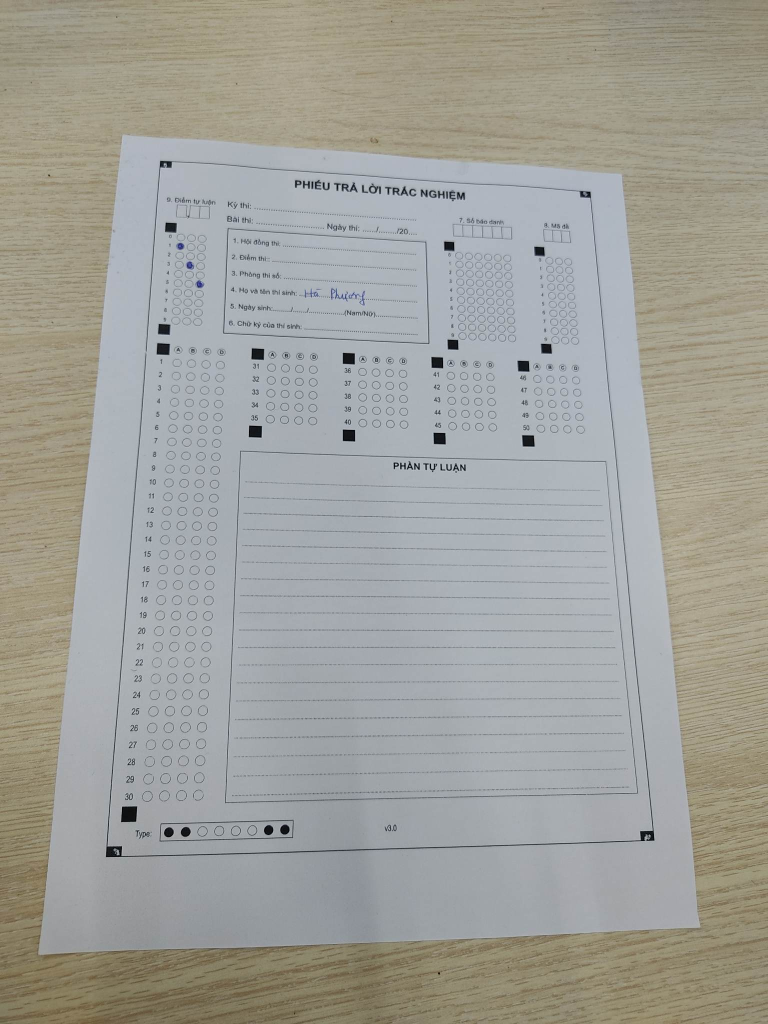
#> input picture test1.jpg, 1536 x 2048 px (shown at 1/2 size)
$ python -i document_scan.py   (imports and definitions only)
#> lines starting #> are read from the running program, lines starting #| are printed output that depends on the picture; after the words box and inside, x2 and y2 are one past the last pixel; in counts of white or black regions, pixels touching at a corner belong together
import numpy as np
import cv2 as cv
import matplotlib.pyplot as plt


# [82 lines left out: functions convertScale, auto_brightness_contranst, plotImage, Line, calDistanceP2L, calDistanceP2P and 1 more, not called in this run]


def sortPoint(point):
    return point[0] + point[1]


# [8 lines left out: function calCos, not called in this run]


def calcAvgSectionColor(point, image):
    avg = 0
    count = 0
    x, y = point
    for i in range(-1, 1):
        for j in range(-1, 1):
            count += 1
            avg = image[y+j][x+i]
    avg /= count
    return avg


def checkAvgColorLine(line, image):
    x1, y1, x2, y2 = line[0]
    avg = 0
    count = 0
    dimensional = np.abs(x1-x2) - np.abs(y1-y2)
    if dimensional > 0 or np.abs(y1-y2) == 0:
        x_min, x_max = sorted([x1, x2])
        for i in range(x_max-x_min-1):
            count += 1
            x = x_min + i
            y = int(((x-x1)*(y2-y1))/(x2-x1) + y1)
            avg += calcAvgSectionColor([x, y], image)
    else:
        y_min, y_max = sorted([y1, y2])
        for i in range(y_max - y_min - 1):
            count += 1
            y = y_min + i
            x = int(((y-y1)*(x2-x1))/(y2-y1) + x1)
            avg += calcAvgSectionColor([x, y], image)
    if count == 0:
        return 255
    avg /= count
    return avg


def drawHoughLine(imgSrc, imgDst, imgGray, minLineLenght, maxLineGap, getLines):
    lines = cv.HoughLinesP(imgSrc, 5, np.pi/180, 127,
                           minLineLength=minLineLenght, maxLineGap=maxLineGap)
    resLines = []
    if lines is None:
        return imgDst, resLines
    if getLines:
        for line in lines:
            x1, y1, x2, y2 = line[0]
            avgColor = checkAvgColorLine(line, imgGray)
            if avgColor <= 75:
                cv.line(imgDst, (x1, y1), (x2, y2), 255, 3)
                resLines.append(line)
    else:
        for line in lines:
            x1, y1, x2, y2 = line[0]
            avgColor = checkAvgColorLine(line, imgGray)
            if avgColor <= 75:
                cv.line(imgDst, (x1, y1), (x2, y2), 255, 3)
    return imgDst, resLines


def getLines(imgSrc, imgGray, minLineLenght, maxLineGap):
    lines = cv.HoughLinesP(imgSrc, 5, np.pi/180, 127,
                           minLineLength=minLineLenght, maxLineGap=maxLineGap)
    res_Line = []
    for line in lines:
        avgColor = checkAvgColorLine(line, imgGray)
        if avgColor <= 100:
            res_Line.append(line)
    return res_Line


def drawEdges(imgSrc, imgDst, imgGray, minLineLenght, maxLineGap, getLines=False):
    apertureSizes = [3, 5]
    resLines = []
    for size in apertureSizes:
        edges = cv.Canny(imgSrc, 30, 100, apertureSize=size)
        imgDst, lines = drawHoughLine(edges, imgDst, imgGray,
                                      minLineLenght, maxLineGap, getLines)
        if getLines:
            for line in lines:
                resLines.append(line)
    return imgDst, resLines


def getHoughLine(image):
    image = cv.cvtColor(image, cv.COLOR_RGB2GRAY)
    res = np.zeros_like(image, np.uint8)
    blurred = cv.GaussianBlur(image, (7, 7), 0)
    blurred = cv.bilateralFilter(blurred, 9, 7, 37)
    res, _ = drawEdges(blurred, res, image, 175, 5, False)
#> the loop in drawEdges, `for size in apertureSizes:` made 2 passes
#> pass 1, in drawEdges, `edges = cv.Canny(imgSrc, 30, 100, apertureSize=size)`:
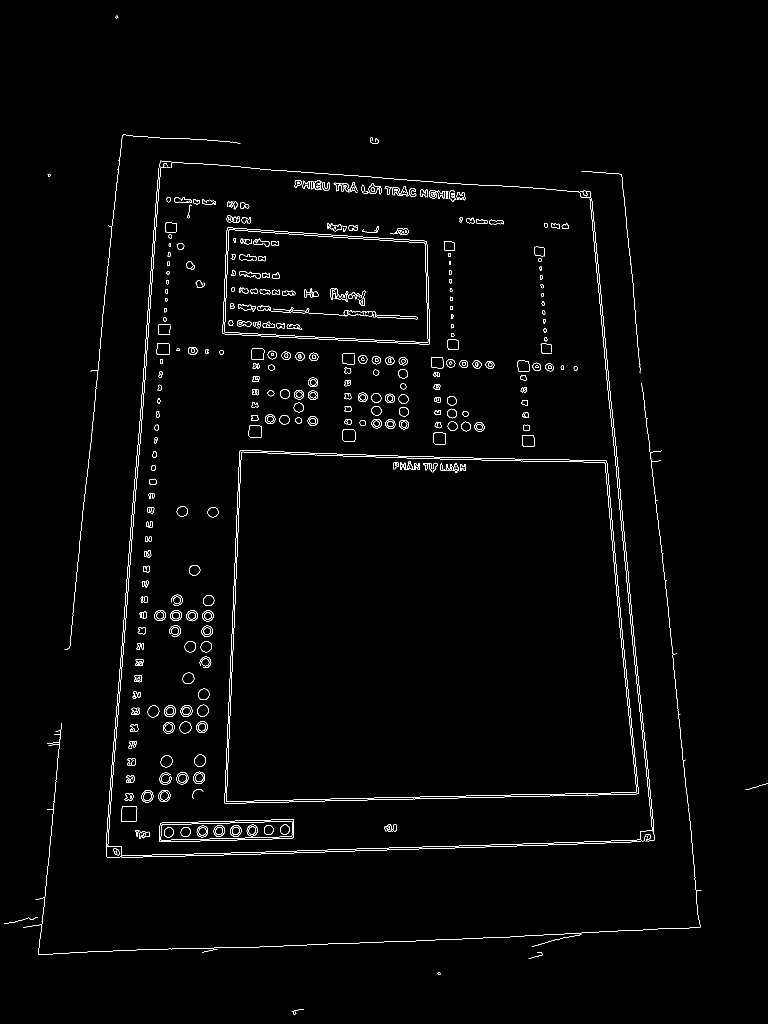
#> edges: shape (2048, 1536) (shown at 1/2 size); 1.4% white in thin lines or dots
    kernelSize = [11, 17, 21]
    for kernel in kernelSize:
        img_thresh = cv.adaptiveThreshold(
            blurred, 255, cv.ADAPTIVE_THRESH_GAUSSIAN_C, cv.THRESH_BINARY, kernel, 15)
        res, _ = drawEdges(img_thresh, res, image, 175, 10, False)
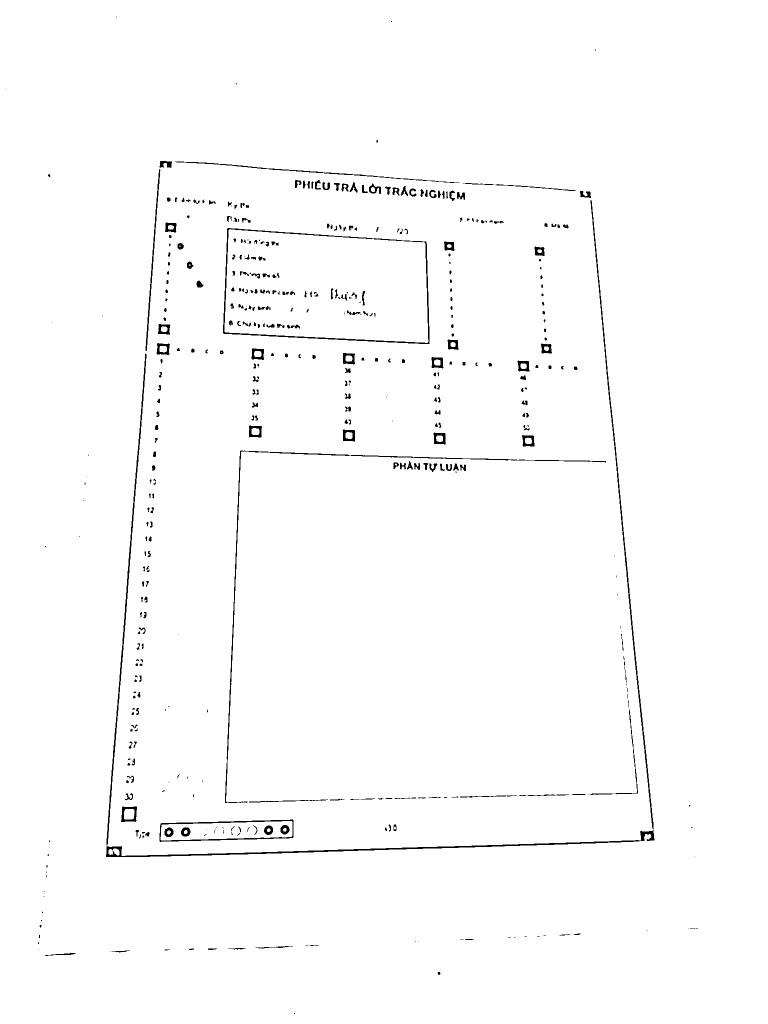
#> img_thresh: shape (2048, 1536) (shown at 1/2 size); 98.6% white; 469 black regions (158 under 20 px), largest, box (x1, y1, x2, y2) and area: (212, 1680, 1280, 1714) 3712, (1181, 400, 1307, 1659) 3420, (446, 456, 859, 688) 3147
#> res: shape (2048, 1536); 2% white; 24 white regions, largest, box (x1, y1, x2, y2) and area: (210, 341, 321, 1695) 10960, (1183, 456, 1310, 1683) 9846, (353, 322, 982, 373) 4479
    return res


def calLenghLine(line):
    if len(line) == 1:
        x1, y1, x2, y2 = line[0]
    else:
        x1, y1, x2, y2 = line
    return np.sqrt(((x1-x2)**2) + ((y1-y2)**2))


def getFrame(original):
    image = getHoughLine(original)
    gray = cv.cvtColor(original, cv.COLOR_RGB2GRAY)
    kernel = np.ones((3, 3), np.uint8)
    image = cv.dilate(image, kernel, iterations=1)
#> image: shape (2048, 1536); 2.7% white; 24 white regions, largest, box (x1, y1, x2, y2) and area: (209, 340, 322, 1696) 13904, (1182, 455, 1311, 1684) 12568, (352, 321, 983, 374) 5845
    kernel = np.ones((7, 7), np.uint8)
    image = cv.erode(image, kernel, iterations=1)
#> image: shape (2048, 1536); 0.79% white; 150 white regions (113 under 20 px), largest, box (x1, y1, x2, y2) and area: (1198, 582, 1308, 1674) 4374, (259, 352, 319, 1105) 2961, (478, 1292, 963, 1297) 2383
    lines = getLines(image, gray, 125, 15)
#> the loop in getLines, `for line in lines:` made 61 passes
#> line on passes 1 to 8: [[275, 944, 317, 345]], [[1217, 795, 1307, 1660]], [[479, 1295, 953, 1295]], [[1204, 659, 1257, 1163]], [[238, 1397, 254, 1179]], [[928, 1694, 1266, 1682]], [[513, 337, 969, 369]], [[447, 665, 854, 687]]
    res = np.zeros(image.shape, np.uint8)
    linesSorted = sorted(lines, key=calLenghLine, reverse=True)[:50]
    for line in linesSorted:
        x1, y1, x2, y2 = line[0]
        cv.line(res, (x1, y1), (x2, y2), 255, 3)
        cv.line(original, (x1, y1), (x2, y2), 255, 3)
#> this loop made 50 passes
#> line on passes 1 to 8: [[1217, 795, 1307, 1660]], [[275, 944, 317, 345]], [[275, 942, 316, 352]], [[1185, 460, 1239, 977]], [[1204, 659, 1257, 1163]], [[1205, 669, 1257, 1168]], [[481, 1292, 962, 1292]], [[479, 1295, 953, 1295]]
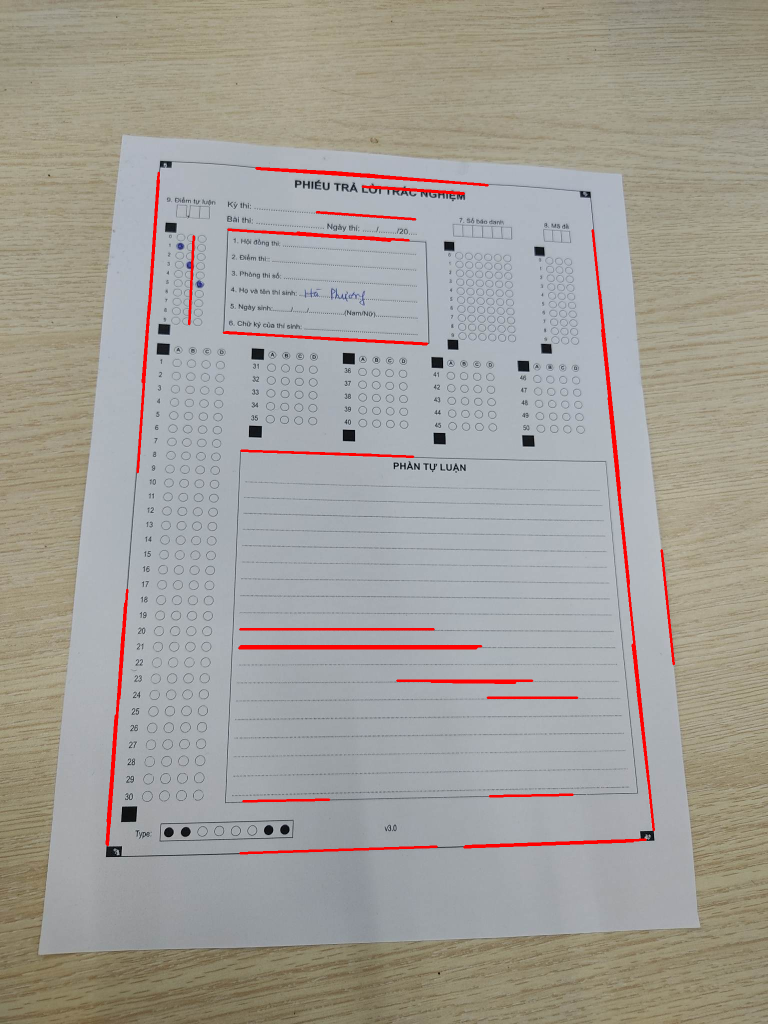
#> original: shape (2048, 1536, 3) (shown at 1/2 size); mean R, G, B 162, 158.4, 152.3
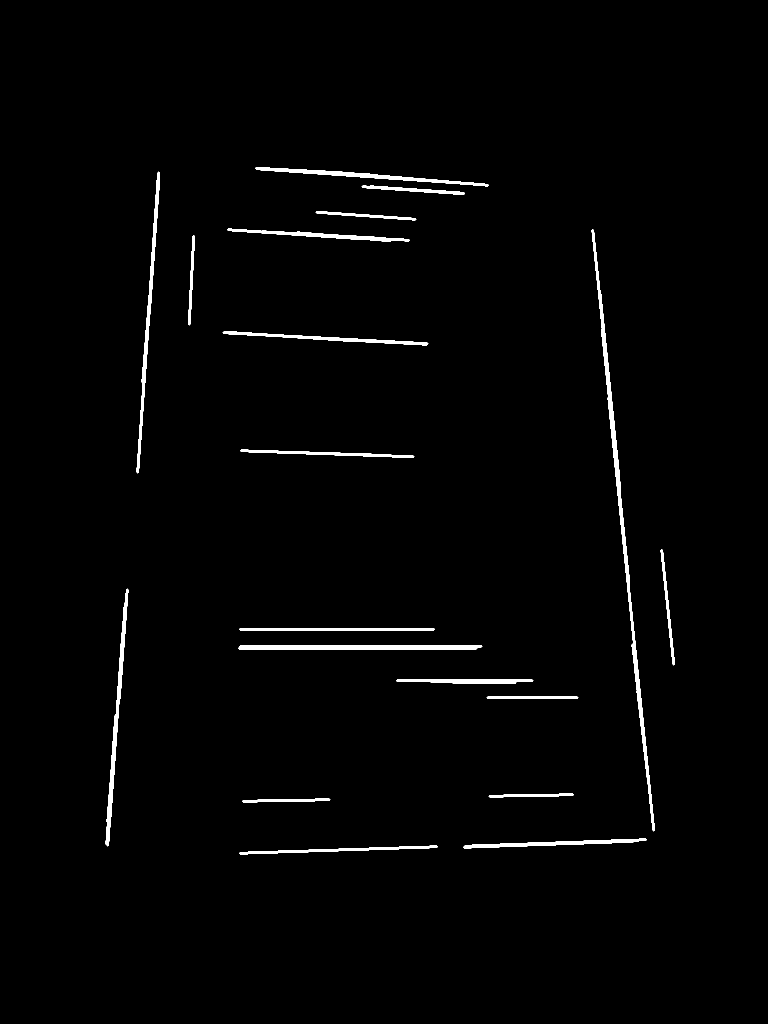
#> res: shape (2048, 1536) (shown at 1/2 size); 1.4% white; 19 white regions, largest, box (x1, y1, x2, y2) and area: (1183, 458, 1310, 1663) 7990, (476, 1290, 965, 1299) 4333, (211, 1177, 257, 1693) 3784
    return res, original, linesSorted


# [45 lines left out: functions checkPoint, mergeLines, not called in this run]

>>> import cv2
>>> picture = cv2.cvtColor(cv2.imread('test1.jpg'), cv2.COLOR_BGR2RGB)
>>> result = getFrame(picture)

$ run again, on test2.jpg
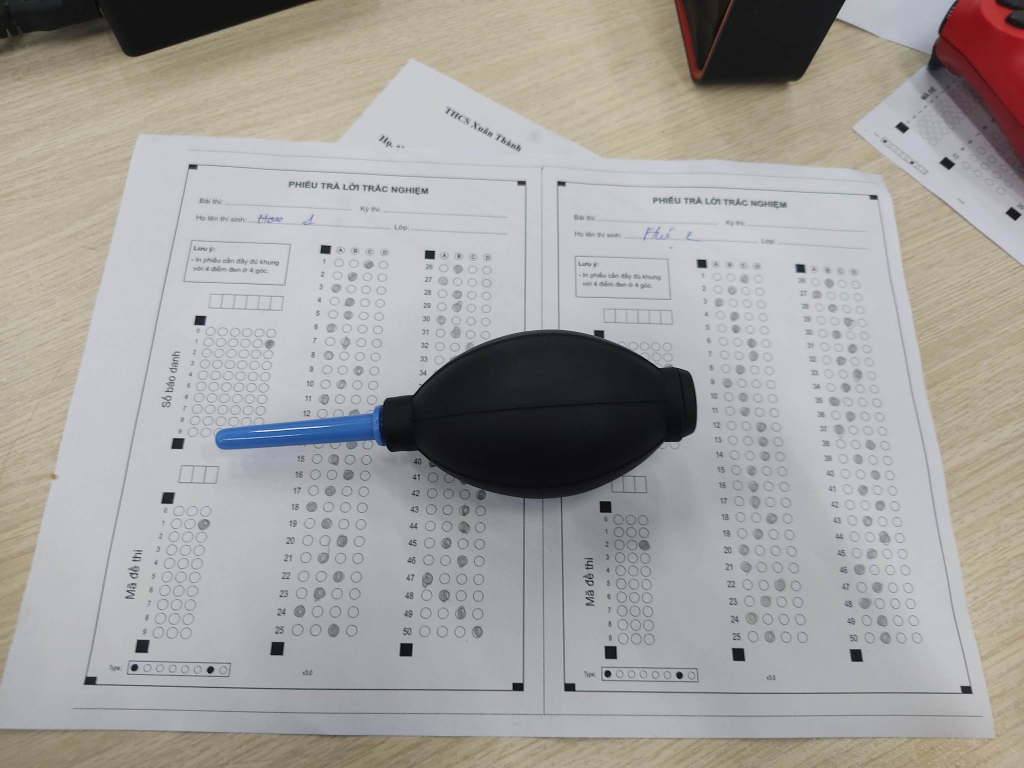
#> input picture test2.jpg, 2048 x 1536 px (shown at 1/2 size)
#> the loop in drawEdges, `for size in apertureSizes:` made 2 passes
#> pass 1, in drawEdges, `edges = cv.Canny(imgSrc, 30, 100, apertureSize=size)`:
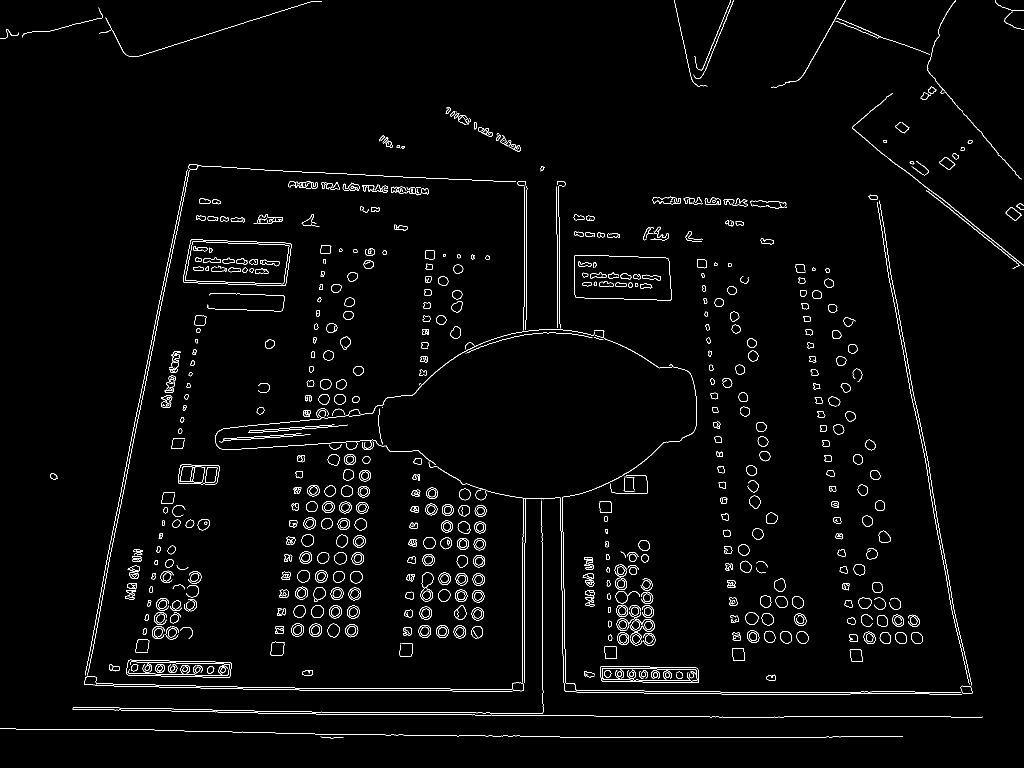
#> edges: shape (1536, 2048) (shown at 1/2 size); 2.1% white in thin lines or dots
#> the loop in getLines, `for line in lines:` made 25 passes
#> line on passes 1 to 8: [[578, 369, 854, 379]], [[1439, 1384, 1907, 1384]], [[283, 781, 371, 365]], [[1045, 1071, 1049, 1356]], [[276, 112, 513, 35]], [[1307, 401, 1534, 409]], [[1124, 1163, 1127, 1359]], [[578, 370, 854, 385]]
#> the loop in getFrame, `for line in linesSorted:` made 25 passes
#> line on passes 1 to 8: [[1439, 1384, 1907, 1384]], [[283, 781, 371, 365]], [[1327, 1475, 1617, 1475]], [[1045, 1071, 1049, 1356]], [[430, 1421, 709, 1426]], [[578, 370, 854, 385]], [[578, 369, 854, 379]], [[579, 368, 853, 378]]
#> after the loop in getFrame, `for line in linesSorted:`:
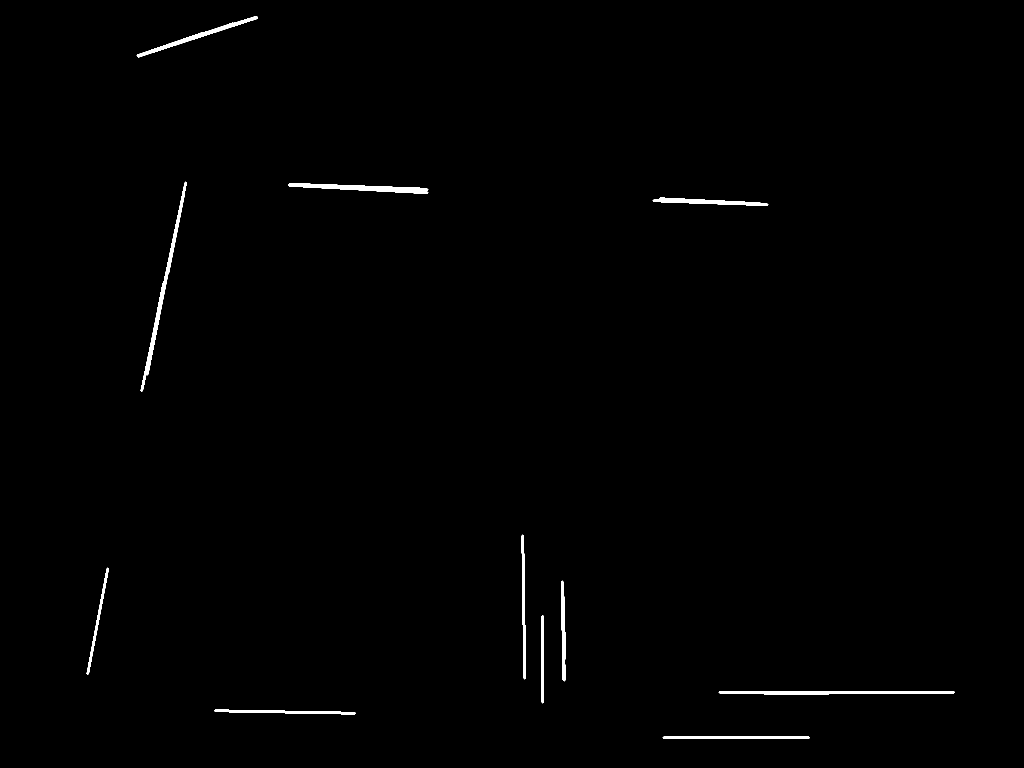
#> res: shape (1536, 2048) (shown at 1/2 size); 0.62% white; 11 white regions, largest, box (x1, y1, x2, y2) and area: (281, 363, 374, 784) 2941, (1437, 1382, 1910, 1390) 2700, (576, 366, 857, 388) 2613
